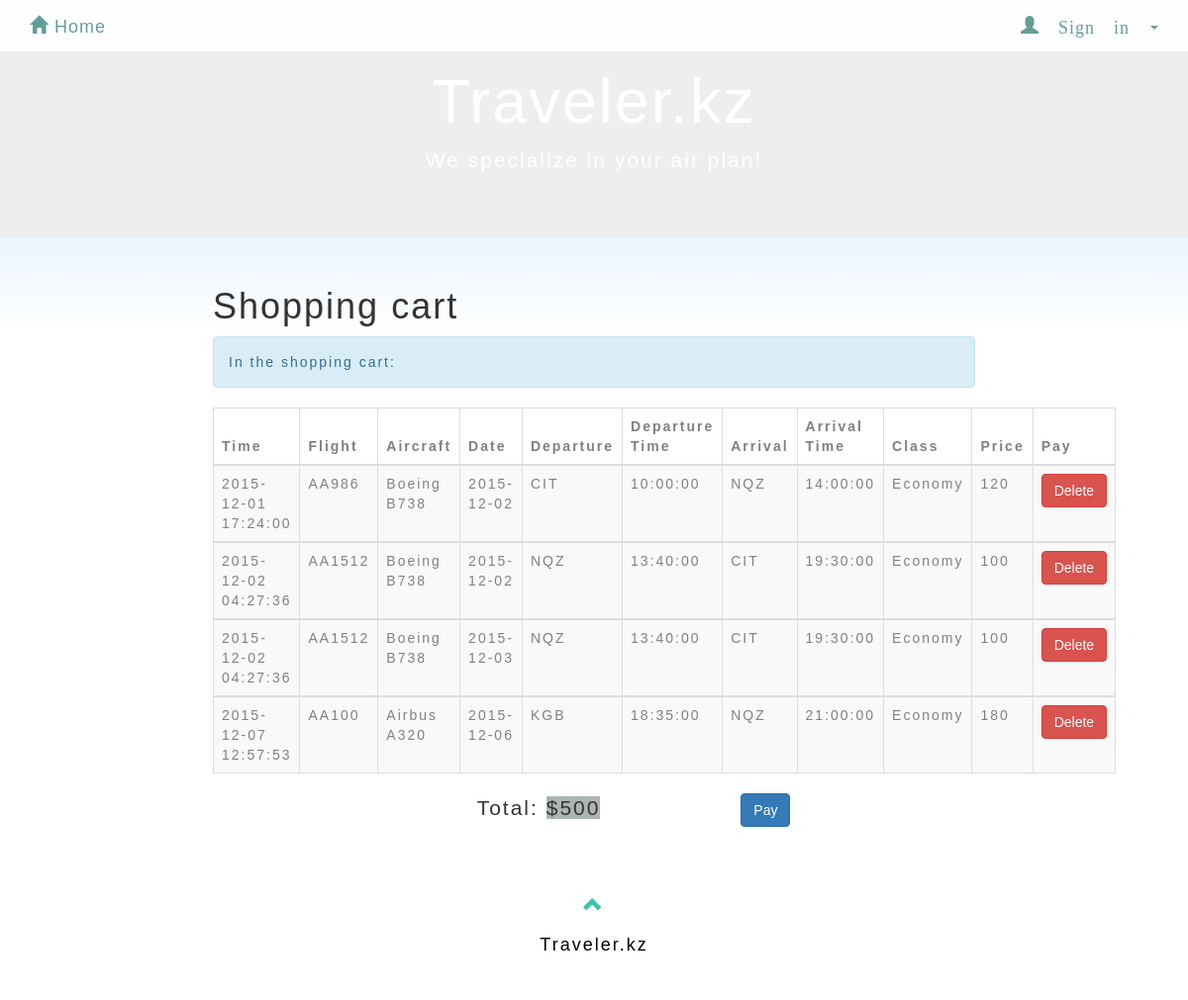
The app's page /cartshow.php (signed in) with its own data.
### tables this page shows
CREATE TABLE `flight` (
  `number` varchar(20) NOT NULL,
  `airplane_id` varchar(10) NOT NULL,
  `departure` varchar(10) NOT NULL,
  `d_time` time NOT NULL,
  `arrival` varchar(10) NOT NULL,
  `a_time` time NOT NULL
);

CREATE TABLE `book` (
  `ID` int(11) NOT NULL,
  `time` datetime NOT NULL,
  `date` date NOT NULL,
  `flightno` varchar(10) NOT NULL,
  `username` varchar(45) NOT NULL,
  `classtype` varchar(20) NOT NULL,
  `paid` int(1) DEFAULT 0
);

CREATE TABLE `airplane` (
  `ID` varchar(10) NOT NULL,
  `type` varchar(10) NOT NULL,
  `company` varchar(20) NOT NULL
);

CREATE TABLE `class` (
  `number` varchar(10) NOT NULL,
  `name` varchar(20) NOT NULL,
  `capacity` int(11) NOT NULL,
  `price` float NOT NULL
);

### cartshow.php (the view, shortened to what this page needs)
<!DOCTYPE html>
<html>
<html lang="en">
<head>
    <link rel="stylesheet" href="http://maxcdn.bootstrapcdn.com/bootstrap/3.3.5/css/bootstrap.min.css">
    <link rel="stylesheet" href="forcompany.css">
    <link rel="stylesheet" href="homepage.css">
    <link rel="stylesheet" href="AdminSignin.css">
</head>
<body>
<div class="jarallax" data-jarallax-video="https://vimeo.com/299489905">
    <nav class="navbar navbar-default navbar-fixed-top">
        <div class="container">
            <div class="navbar-header">
                <a class="navbar-brand" href="homepage.html"><span class="glyphicon glyphicon-home"></span> Home</a>
            </div>
            <div class="collapse navbar-collapse" id="myNavbar">
                <ul class="nav navbar-nav navbar-right">
                    <li class="dropdown" id = "new">
                        <a class="dropdown-toggle" data-toggle="dropdown" href="#"><span class="glyphicon glyphicon-user"> Sign in&nbsp;</span><span class="caret"></span>
                        </a>
                          </li>
                        </ul>
            </div>
        </div>
    </nav>
<div class="jumbotron text-center">
        <h1>Traveler.kz</h1>
        <p>We specialize in your air plan!</p>
</div>
<div class="container-fluid text-center">
  <div class="row content">
    <div class="col-sm-2 sidenav">
    </div>
    <div class="col-sm-8 text-left">
      <h1>Shopping cart</h1>
<?php
include_once 'dbconnect2.php';
if(!isset($_SESSION['user'])){
    header("Location: customersignin.html");
}else{
    $user = $_SESSION['user'];
$sql = "SELECT FL.number AS FLnumber, company, type, B.ID AS bookid, time, B.date,  departure, d_time, arrival, a_time, C.name AS classname, capacity, price
            FROM flight FL,  class C, airplane AP , book B
            WHERE (FL.number = C.number) AND (B.flightno = c.number) AND (classtype = C.name) AND (FL.airplane_id = AP.ID)
            AND  B.username = '$user' AND paid = '0'
            ORDER BY time";
$result = mysqli_query($con,$sql);
$rowcount = mysqli_num_rows($result);
    if($rowcount == 0){
        echo "<div class='alert alert-info'><strong>Nothing in the shopping cart.</strong></div>";
    }
    else{
    echo "<div class='alert alert-info'>In the shopping cart:</div>";
    echo "<table class='table table-bordered table-striped table-hover'>
          <thead>
          <tr>
            <th>Time</th>
            <th>Flight</th>
            <th>Aircraft</th>
            <th>Date</th>
            <th>Departure</th>
            <th>Departure Time</th>
            <th>Arrival</th>
            <th>Arrival Time</th>
            <th>Class</th>
            <th>Price</th>
            <th>Pay</th>
          </tr>
          </thead>";
    while($row = mysqli_fetch_array($result)) {
        echo "<tbody><tr>";
        echo "<td>" . $row['time'] . "</td>";
        echo "<td>" . $row['FLnumber'] . "</td>";
        echo "<td>" . $row['company']." ".$row['type']. "</td>";
        echo "<td>" . $row['date'] . "</td>";
        echo "<td>" . $row['departure'] . "</td>";
        echo "<td>" . $row['d_time'] . "</td>";
        echo "<td>" . $row['arrival'] . "</td>";
        echo "<td>" . $row['a_time'] . "</td>";
        echo "<td>" . $row['classname'] . "</td>";
        echo "<td>" . $row['price'] . "</td>";
            $seatreserved = "SELECT flightno, classtype, COUNT(*)
                        FROM book B
                        WHERE B.date = '".$row['date']."' AND B.flightno = '".$row['FLnumber']."'AND B.classtype ='".$row['classname']."' AND paid=1
                        GROUP BY flightno, classtype";
            $reserved = mysqli_query($con, $seatreserved);
            $reservedNumber = mysqli_fetch_array($reserved);
            $capacity = mysqli_query($con, "SELECT capacity FROM class C WHERE C.number='".$row['FLnumber']."' AND C.name= '".$row['classname']."'");
            $capacityNumber = mysqli_fetch_array($capacity);
            if(mysqli_num_rows($reserved)>0){
                $availableNumber = $capacityNumber['capacity'] - $reservedNumber['COUNT(*)'];
            }else{
                $availableNumber = $capacityNumber['capacity'];
            }
        if($availableNumber>0){
        echo '<td>
            <form action="cartdelete.php" method="post">
            <input type="hidden" name="bookid" value="'.$row['bookid'].'" >
            <button type="submit" class="btn btn-danger">Delete</button></div>
            </form>
            </td>';
        }else{
            echo "<td><button type='button' class='btn btn-warning' onclick='myFunction()'>No seat Available now</button></td>";
        }
		$sum = mysqli_query($con,"SELECT SUM(price)
							            FROM book B, class C
							            WHERE B.username = '$user' AND paid = '0'
							            AND classtype=C.name AND flightno = C.number");
		$t = mysqli_fetch_array($sum);
		$total = $t['SUM(price)'];
    }
    echo " <form action='pay.php' method='post'>";
    echo "<div class='row'>
			  <div class='col-sm-4'></div>
			  <div class='col-sm-4'><p class='lead'>Total: <span id='total'>$".$total."</span></p></div>
			  <div class='col-sm-4'><button type='submit' class='btn btn-primary'>Pay</button></div>
			</div>";
    echo "</form>";
    echo "<br>";
    }
}
?>
<footer class="container-fluid text-center">
        <a href="#signUpPage" title="To Top">
            <span class="glyphicon glyphicon-chevron-up"></span>
        </a>
        <p>Traveler.kz</p>
</footer>
</body>
</html>

### forcompany.css (style rules this page uses)
.jumbotron { color: #ffffff; }
.navbar { margin-bottom: 0; background-color: #ffffff; border: 0; font-size: 18px !important; letter-spacing: 2px; opacity: 0.9; }
.navbar li a, .navbar .navbar-brand { color: #53958e !important; }
footer { color: #000000; padding: 32px; font-size: 18px; }
footer .glyphicon { font-size: 20px; margin-bottom: 20px; color: rgb(40, 186, 164); opacity: 0.9; }
#total { background-color: rgba(164, 172, 168, 0.89); }
body { font-family: 'Abel', sans-serif; letter-spacing:2px; }
.container { font-family: 'Abel', sans-serif; letter-spacing: 1px; }

### homepage.css (style rules this page uses)
html { height: 100%; margin:0; padding:0; font-size: large; font-family: 'Lora', serif; }
body { height: 100%; margin: 0; background-repeat: no-repeat; background-attachment: fixed; background-image: linear-gradient(#b9dcfd, white, white, white); }

### admin/AdminSignin.css (style rules this page uses)
th { width: 50px; height: 10px; color: gray; }
td { color: gray; }

### records on screen
flight: book.time "2015-12-01 17:24:00", number "AA986", airplane.company "Boeing", airplane.type "B738", book.date "2015-12-02", departure "CIT", d_time "10:00:00", arrival "NQZ", a_time "14:00:00", class.name "Economy", class.price "120"
flight: book.time "2015-12-02 04:27:36", number "AA1512", airplane.company "Boeing", airplane.type "B738", book.date "2015-12-02", departure "NQZ", d_time "13:40:00", arrival "CIT", a_time "19:30:00", class.name "Economy", class.price "100", book.date "2015-12-03"
flight: book.time "2015-12-07 12:57:53", number "AA100", airplane.company "Airbus", airplane.type "A320", book.date "2015-12-06", departure "KGB", d_time "18:35:00", arrival "NQZ", a_time "21:00:00", class.name "Economy", class.price "180"

### other values on screen
$total "500"
